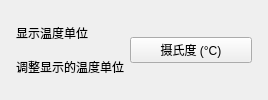
          <widget class="CardWidget" name="CardWidget_2">
           <property name="minimumSize">
            <size>
             <width>0</width>
             <height>70</height>
            </size>
           </property>
           <layout class="QHBoxLayout" name="horizontalLayout_9">
            <property name="leftMargin">
             <number>16</number>
            </property>
            <property name="topMargin">
             <number>16</number>
            </property>
            <property name="rightMargin">
             <number>16</number>
            </property>
            <property name="bottomMargin">
             <number>16</number>
            </property>
            <item>
             <layout class="QVBoxLayout" name="verticalLayout_12">
              <property name="spacing">
               <number>0</number>
              </property>
              <item>
               <widget class="StrongBodyLabel" name="StrongBodyLabel_10">
                <property name="sizePolicy">
                 <sizepolicy hsizetype="Expanding" vsizetype="Preferred">
                  <horstretch>0</horstretch>
                  <verstretch>0</verstretch>
                 </sizepolicy>
                </property>
                <property name="text">
                 <string>显示温度单位</string>
                </property>
                <property name="wordWrap">
                 <bool>true</bool>
                </property>
               </widget>
              </item>
              <item>
               <widget class="CaptionLabel" name="CaptionLabel_7">
                <property name="text">
                 <string>调整显示的温度单位</string>
                </property>
                <property name="wordWrap">
                 <bool>false</bool>
                </property>
                <property name="lightColor" stdset="0">
                 <color alpha="150">
                  <red>0</red>
                  <green>0</green>
                  <blue>0</blue>
                 </color>
                </property>
                <property name="darkColor" stdset="0">
                 <color alpha="200">
                  <red>255</red>
                  <green>255</green>
                  <blue>255</blue>
                 </color>
                </property>
               </widget>
              </item>
             </layout>
            </item>
            <item>
             <widget class="ComboBox" name="weather_temperat_unit">
              <property name="sizePolicy">
               <sizepolicy hsizetype="Fixed" vsizetype="Fixed">
                <horstretch>0</horstretch>
                <verstretch>0</verstretch>
               </sizepolicy>
              </property>
              <property name="minimumSize">
               <size>
                <width>122</width>
                <height>0</height>
               </size>
              </property>
              <property name="text">
               <string>摄氏度 (°C)</string>
              </property>
             </widget>
            </item>
           </layout>
          </widget>
